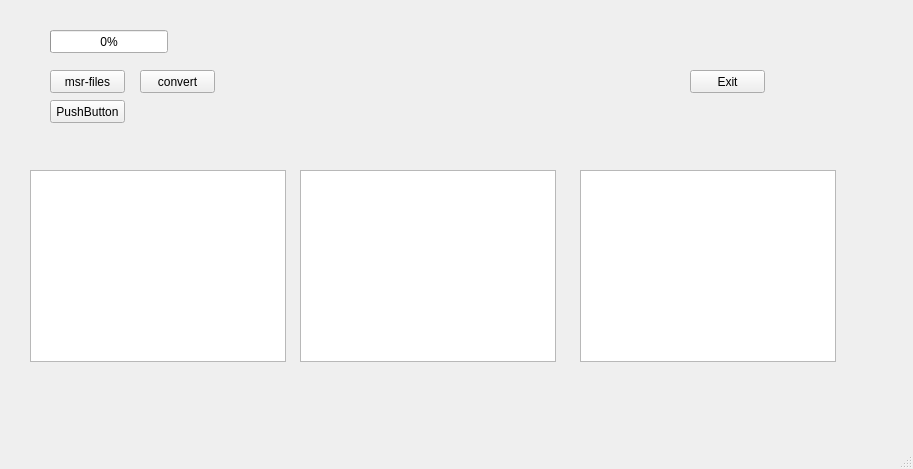
<?xml version="1.0" encoding="UTF-8"?>
<ui version="4.0">
 <class>MainWindow</class>
 <widget class="QMainWindow" name="MainWindow">
  <property name="geometry">
   <rect>
    <x>0</x>
    <y>0</y>
    <width>913</width>
    <height>469</height>
   </rect>
  </property>
  <property name="windowTitle">
   <string>MainWindow</string>
  </property>
  <widget class="QWidget" name="centralwidget">
   <widget class="QPushButton" name="pb_loadmsrfiles">
    <property name="geometry">
     <rect>
      <x>50</x>
      <y>70</y>
      <width>75</width>
      <height>23</height>
     </rect>
    </property>
    <property name="text">
     <string>msr-files</string>
    </property>
   </widget>
   <widget class="QPushButton" name="pb_exit">
    <property name="geometry">
     <rect>
      <x>690</x>
      <y>70</y>
      <width>75</width>
      <height>23</height>
     </rect>
    </property>
    <property name="text">
     <string>Exit</string>
    </property>
   </widget>
   <widget class="QPushButton" name="pb_test">
    <property name="geometry">
     <rect>
      <x>50</x>
      <y>100</y>
      <width>75</width>
      <height>23</height>
     </rect>
    </property>
    <property name="text">
     <string>PushButton</string>
    </property>
   </widget>
   <widget class="QProgressBar" name="progressBar">
    <property name="geometry">
     <rect>
      <x>50</x>
      <y>30</y>
      <width>118</width>
      <height>23</height>
     </rect>
    </property>
    <property name="value">
     <number>0</number>
    </property>
   </widget>
   <widget class="QListWidget" name="lw_txt">
    <property name="geometry">
     <rect>
      <x>30</x>
      <y>170</y>
      <width>256</width>
      <height>192</height>
     </rect>
    </property>
   </widget>
   <widget class="QListWidget" name="lw_par">
    <property name="geometry">
     <rect>
      <x>300</x>
      <y>170</y>
      <width>256</width>
      <height>192</height>
     </rect>
    </property>
   </widget>
   <widget class="QListWidget" name="lw_mod">
    <property name="geometry">
     <rect>
      <x>580</x>
      <y>170</y>
      <width>256</width>
      <height>192</height>
     </rect>
    </property>
   </widget>
   <widget class="QPushButton" name="pb_convert">
    <property name="geometry">
     <rect>
      <x>140</x>
      <y>70</y>
      <width>75</width>
      <height>23</height>
     </rect>
    </property>
    <property name="text">
     <string>convert</string>
    </property>
   </widget>
  </widget>
  <widget class="QMenuBar" name="menubar">
   <property name="geometry">
    <rect>
     <x>0</x>
     <y>0</y>
     <width>913</width>
     <height>21</height>
    </rect>
   </property>
  </widget>
  <widget class="QStatusBar" name="statusbar"/>
 </widget>
 <resources/>
 <connections/>
</ui>
